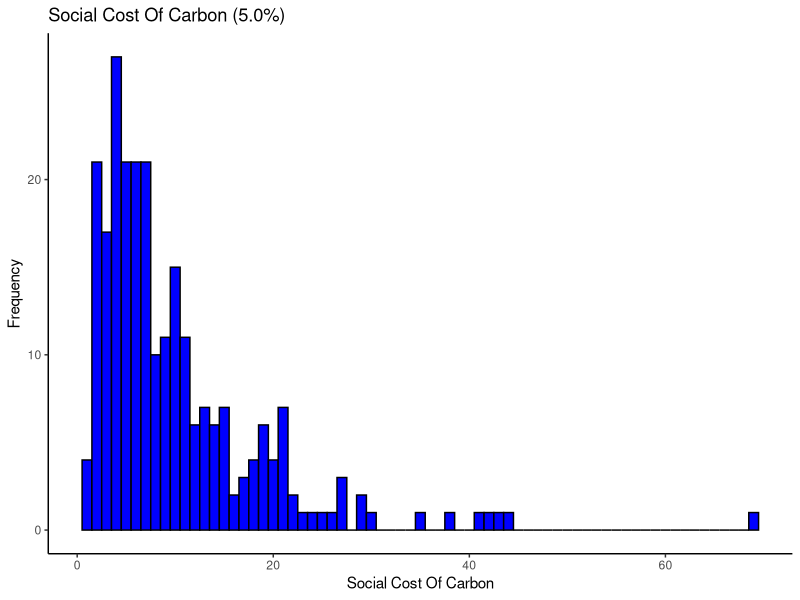
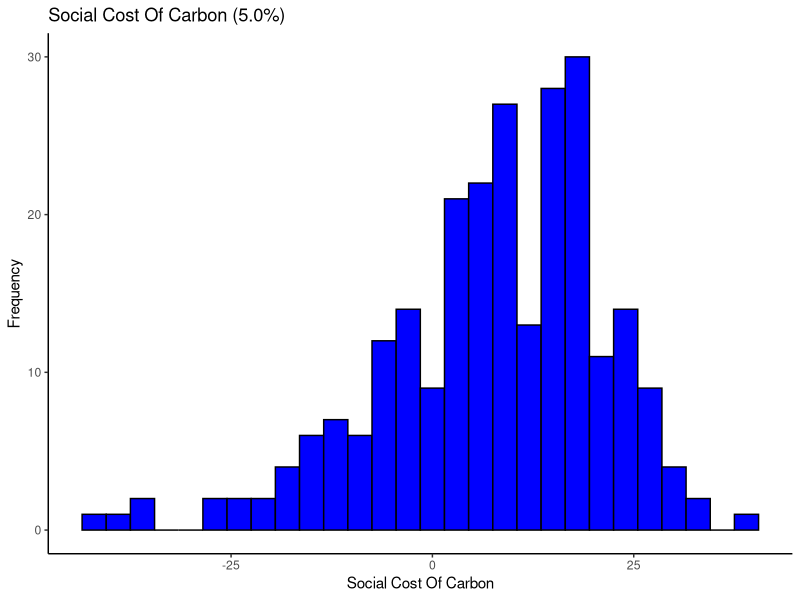
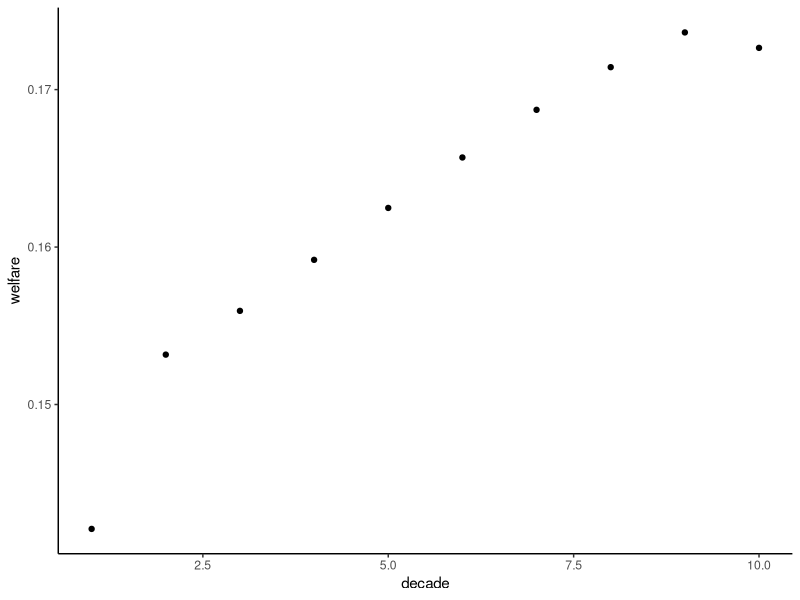
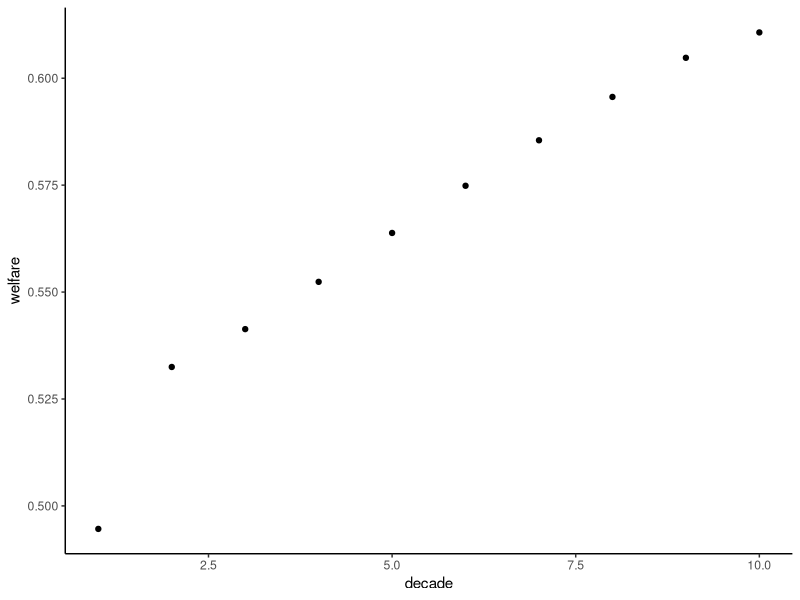
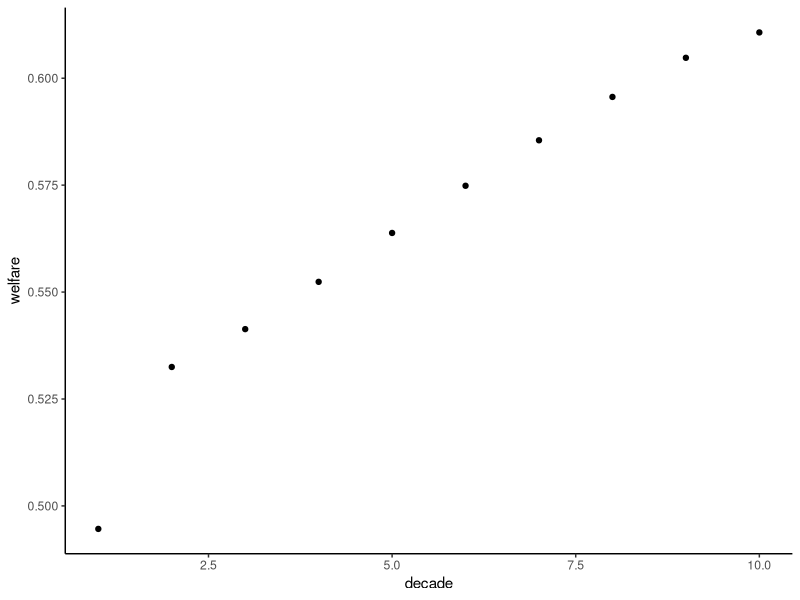

Source code (R) for these figures, in order: (Note: this script raises an error after producing the figures.)
## ---- chunk 1
knitr::opts_chunk$set(echo = TRUE)
## ---- chunk 2
library(tidyverse)
## ---- chunk 3
############################ START OF IAM FUNCTION ############################ 


    toy_IAM_SCC<-function(p_damage, p_climSens, p_discount) {


 
      
      
#######  Part 0a: Fixed Model parameters ###### 
    p_numSCC<-c(2)
    p_years<-c(291)

    # Fixed Economic parameters (LEAVE THIS ALONE FOR NOW)
    p_abatePct<-matrix(0,p_years) # zero abatement   
    p_abate<-c(.03)
    p_emInt_g<-c(-.005) # default at -.005
    p_enInt_g<-c(-.01) # default at -.01
    p_pop_g<-c(0.01) # default at .01   
    p_capShare<-c(.3) #default at .3
    p_capDep<-c(.1) #default at .1
    p_saving<-c(.22) #default at .22
    p_TFP_g<-c(.005)  #defult .005
    p_abateE<-c(2) #default 2
    
    # Fixed climate parameters (LEAVE THIS ALONE FOR NOW)
    p_carDecay<-400 #default 400
    p_climDelay<-c(.015) #default .015



###### Part 0b: Initial conditions (in 2010) ###### 
    

    # Economic
    ic_pop<-c(6900) # in millions
    ic_enInt<-c(5.98) # in EJ/$trill
    ic_emInt<-c(68.27) # in Mt CO2 /EJ            
    ic_K<-c(139.65) # $trill   
    ic_TFP<-c(.03)

    # Climate
    ic_preCO2<-c(275) # ppm
    ic_nowCO2<-c(380) # ppm
    ic_T<-c(0.8) # degree C above preindustrial


   # creating empty matrix
    year<-matrix(0,p_years,p_numSCC)    
    pop<-matrix(0, p_years,p_numSCC)
    enInt<-matrix(0, p_years,p_numSCC)
    emInt<-matrix(0, p_years,p_numSCC)    
    TFP<-matrix(0, p_years,p_numSCC)
    Y_gross<-matrix(0, p_years,p_numSCC)
    Y_netAbate<-matrix(0, p_years,p_numSCC)
    K<-matrix(0, p_years,p_numSCC)
    gdppc<-matrix(0, p_years,p_numSCC)
    CO2ppm<-matrix(0, p_years,p_numSCC)
    em_MtCO2<-matrix(0,p_years,p_numSCC)
    em_ppm<-matrix(0,p_years,p_numSCC)
    damageCost<-matrix(0,p_years,p_numSCC)
    Y_net<-matrix(0,p_years,p_numSCC)
    C<-matrix(0,p_years,p_numSCC)
    C_pc<-matrix(0,p_years,p_numSCC)
    Teq<-matrix(0,p_years,p_numSCC)
    T<-matrix(0,p_years,p_numSCC)
    em_SCC<-matrix(0,p_years, p_numSCC)
    abateCost<-matrix(0,p_years,p_numSCC)
    abateShare<-matrix(0,p_years,p_numSCC)
    climateShare<-matrix(0,p_years,p_numSCC)
    SCC<-matrix(0, p_numSCC)
    utility<-matrix(0,p_years,p_numSCC)
    welfare<-matrix(0,p_numSCC)
 
    
# looping over for SCC 
for (c in 1:p_numSCC) {

    # adding marginal emissions
    
    em_SCC[2,c]<-(c-1)/1e6
 
  
    ############################ Part 1a: economic model ################################## 
    ####### Part 1a: Getting exogenous changes in population, energy intensity, emissions intensity, TFP####### 

    # initializing for first period
    year[1,c]<-2010
    pop[1,c]<-ic_pop
    enInt[1,c]<-ic_enInt    
    emInt[1,c]<-ic_emInt
    TFP[1,c]<-ic_TFP

    # looping over future periods
    for (j in 2:p_years) {
      year[j,c]<-year[j-1,c]+1
      pop[j,c]=pop[j-1,c]*(1+p_pop_g)
      enInt[j,c]=enInt[j-1,c]*(1+p_enInt_g)
      emInt[j,c]=emInt[j-1,c]*(1+p_emInt_g)
      TFP[j,c]=TFP[j-1,c]*(1+p_TFP_g)
    }


    ######## Part 1b: Getting gross output, capital, emissions ############## 

    # initializing for first period
    #Part 1: Economic model w/o climate damages
    K[1,c]<-ic_K
    Y_gross[1,c]<-TFP[1,c]*K[1,c]^p_capShare*pop[1,c]^(1-p_capShare)
    abateShare[1,c]<-p_abate*p_abatePct[1]^p_abateE
    abateCost[1,c]<-abateShare[1,c]*Y_gross[1,c]
    Y_netAbate[1,c]=Y_gross[1,c]-abateCost[1,c]

    
    #Part 2: climate model
    #CO2 concentration
    CO2ppm[1,c]<-ic_nowCO2                      
    T[1,c]=ic_T

    #Part 3: Economic model with climate damages
    #climate damages
    climateShare[j,c]<-(p_damage*T[1,c]^2)/(1+p_damage*T[1,c]^2) # damage function
    damageCost[1,c]<-Y_gross[1,c]*climateShare[j,c]
    Y_net[1,c]<-Y_gross[1,c]-abateCost[1,c]-damageCost[1,c] # net of abate cost and damages output          
    C[1,c]<-Y_net[1,c]-p_saving*Y_net[1,c]
    C_pc[1,c]<-(C[1,c]/pop[1,c])*1000      
    K[1+1,c]<-(1-p_capDep)*K[1,c]+p_saving*Y_net[1,c]


    # looping over the rest of the years
    for (j in 2:p_years) {
      
      #Part 1: Economic model w/o climate damages
      
      #Economic output 
      #K[j,c]<-(1-p_capDep)*K[j-1,c]+p_saving*Y_gross[j-1,c]  
      
      
      K[j,c]<-(1-p_capDep)*K[j-1,c]+p_saving*Y_net[j-1,c]  
      Y_gross[j,c]<-TFP[j,c]*K[j,c]^p_capShare*pop[j,c]^(1-p_capShare)
      abateShare[j,c]<-p_abate*p_abatePct[j]^p_abateE
      abateCost[j,c]<-abateShare[j,c]*Y_gross[j,c]
      Y_netAbate[j,c]=Y_gross[j,c]-abateCost[j,c] 
      gdppc[j,c]=Y_netAbate[j,c]/pop[j,c]

      #emissions
      em_MtCO2[j,c]<-(pop[j,c]*gdppc[j,c]*enInt[j,c]*emInt[j,c])*(1-p_abatePct[j]) + em_SCC[j,c]
      em_ppm[j,c]<-em_MtCO2[j,c]/7810
      
      #Part 2: climate model
      
      #CO2 concentration
      CO2ppm[j,c]<-CO2ppm[j-1,c]+0.5*((em_ppm[j,c])- (CO2ppm[j-1,c]-(ic_preCO2))/(p_carDecay))                             
    
      #Radiative forcing
      rad_CO2_Wpm2<-5.35*log(CO2ppm[j,c]/ic_preCO2)

      # Converting to temperature  
      Teq[j,c]<-rad_CO2_Wpm2*(p_climSens/(5.3*log(2)))
      T[j,c]=T[j-1,c]+p_climDelay*(Teq[j,c]-T[j-1,c])

      #Part 3: Economic model with climate damages
      #climate damages
      climateShare[j,c]<-(p_damage*T[j,c]^2)/(1+p_damage*T[j,c]^2) # damage function
      damageCost[j,c]<-climateShare[j,c]*Y_gross[j,c]
      Y_net[j,c]<-Y_gross[j,c]-abateCost[j,c]-damageCost[j,c] # output net of damages          
      C[j,c]<-Y_net[j,c]-p_saving*Y_net[j,c] # consumption 
      C_pc[j,c]<-(C[j,c]/pop[j,c])*1000      
    }
 } 
 
 
###################### Part 3: calculating SCC ###################### 

#setup discount rate
disFactor<-matrix(1,p_years,1)

for(j in 2:p_years) {
    disFactor[j]<-1/(1+p_discount)^j
}

disMarDamage<-matrix(0,p_years, p_numSCC-1)

for (c in 1:p_numSCC-1) {
   disMarDamage[,c]=(damageCost[,c+1]-damageCost[,1])*1e12* disFactor[,1]
  SCC[c]=sum(disMarDamage[,c])
}
 
return(c(SCC[1,1]))
    }




############################ END OF FUNCTION ############################
## ---- chunk 4

#wrapper

p_damage = 0.009
p_climSens = 2.9
p_discount1.5 = 0.05
p_discount3.0 = 0.03
p_discount5.0 = 0.05
n = 250


p_damage_output = matrix(0,n, 1)
p_climSens_output = matrix(0,n, 1)
discount1.5_output = matrix(0,n, 1)
discount3_output = matrix(0,n, 1)
discount5_output = matrix(0,n, 1)

output = toy_IAM_SCC(p_damage, p_climSens, p_discount1.5)
output_vector = matrix(0, 250, 1)

## ---- chunk 5
output_1.5 = for(i in 1:250){
  p_climSens_output[i] = rlnorm(1, meanlog=0.95, sdlog=0.53)
  
  discount1.5_output[i] = toy_IAM_SCC(p_damage, p_climSens_output[i], 0.05)
  
}
#changed the discount rate issues with the code

mean(discount1.5_output) # = 312.3321
median(discount1.5_output) # = 283.8286
sd(discount1.5_output) # = 198.4625

#1.5%


## ---- chunk 6
 #mean = 35.75
 #median = 26.80
 #sd = 29.47
## ---- chunk 7
#mean = 10.0039
#median = 6.92559
#sd = 9.729807


## ---- chunk 8
discount = data.frame(discount1.5_output)

discount_plot = ggplot(data=discount) + 
  geom_histogram(aes(x = discount1.5_output), binwidth =1, color = "black", fill = "blue") + labs(x = "Social Cost Of Carbon", y = "Frequency", title = "Social Cost Of Carbon (5.0%)") + theme_classic()

discount_plot
## ---- chunk 9
for(i in 1:250){
  p_damage_output[i] = rnorm(1, mean=0.009, sd=0.015)
  
  discount1.5_output[i] = toy_IAM_SCC(p_damage_output[i], p_climSens, 0.05)
  
}
#1.5%
mean(discount1.5_output) # = 93.73911
median(discount1.5_output) # = 346.49
sd(discount1.5_output) # = 1003.298
## ---- chunk 10
#mean = 26.71
#median = 46.86
#sd = 97.64
## ---- chunk 11
#mean = 8.45
#median = 10.58
#sd = 14.22
## ---- chunk 12

discount_d = data.frame(discount1.5_output)

discountd_plot = ggplot(data=discount_d) + 
  geom_histogram(aes(x = discount1.5_output), binwidth=3, color = "black", fill = "blue") + labs(x = "Social Cost Of Carbon", y = "Frequency", title = "Social Cost Of Carbon (5.0%)") + theme_classic()

discountd_plot
## ---- chunk 13
############################ START OF IAM FUNCTION ############################ 


    toy_IAM_optimal<-function(p_abatePct, p_abate, p_damage, p_climSens, p_discount) {

  # expanding to 291 years      
  p_abatePct<-c(rep(p_abatePct[1], times=10),  rep(p_abatePct[2], times=10),  rep(p_abatePct[3], times=10),  rep(p_abatePct[4], times=10),  
               rep(p_abatePct[5], times=10),  rep(p_abatePct[6], times=10),  rep(p_abatePct[7], times=10),  rep(p_abatePct[8], times=10),  
               rep(p_abatePct[9], times=10),  rep(p_abatePct[10], times=201))      
      
      
#######  Part 0a: Fixed Model parameters ###### 

  p_numSCC<-c(2)
  p_years<-c(291)

    # Fixed Economic parameters (LEAVE THIS ALONE FOR NOW)
    p_emInt_g<-c(-.005) # default at -.005
    p_enInt_g<-c(-.01) # default at -.01
    p_pop_g<-c(0.01) # default at .01   
    p_capShare<-c(.3) #default at .3
    p_capDep<-c(.1) #default at .1
    p_saving<-c(.22) #default at .22
    p_TFP_g<-c(.005)  #defult .005
    p_abateE<-c(2.8) #default 2
    
    # Fixed climate parameters (LEAVE THIS ALONE FOR NOW)
    p_carDecay<-400 #default 400
    p_climDelay<-c(.015) #default .015



###### Part 0b: Initial conditions (in 2010) ###### 
    

    # Economic
    ic_pop<-c(6900) # in millions
    ic_enInt<-c(5.98) # in EJ/$trill
    ic_emInt<-c(68.27) # in Mt CO2 /EJ            
    ic_K<-c(139.65) # $trill   
    ic_TFP<-c(.03)

    # Climate
    ic_preCO2<-c(275) # ppm
    ic_nowCO2<-c(380) # ppm
    ic_T<-c(0.8) # degree C above preindustrial


   # creating empty matrix
    year<-matrix(0,p_years,p_numSCC)    
    pop<-matrix(0, p_years,p_numSCC)
    enInt<-matrix(0, p_years,p_numSCC)
    emInt<-matrix(0, p_years,p_numSCC)    
    TFP<-matrix(0, p_years,p_numSCC)
    Y_gross<-matrix(0, p_years,p_numSCC)
    Y_netAbate<-matrix(0, p_years,p_numSCC)
    K<-matrix(0, p_years,p_numSCC)
    gdppc<-matrix(0, p_years,p_numSCC)
    CO2ppm<-matrix(0, p_years,p_numSCC)
    em_MtCO2<-matrix(0,p_years,p_numSCC)
    em_ppm<-matrix(0,p_years,p_numSCC)
    damageCost<-matrix(0,p_years,p_numSCC)
    Y_net<-matrix(0,p_years,p_numSCC)
    C<-matrix(0,p_years,p_numSCC)
    C_pc<-matrix(0,p_years,p_numSCC)
    Teq<-matrix(0,p_years,p_numSCC)
    T<-matrix(0,p_years,p_numSCC)
    em_SCC<-matrix(0,p_years, p_numSCC)
    abateCost<-matrix(0,p_years,p_numSCC)
    abateShare<-matrix(0,p_years,p_numSCC)
    climateShare<-matrix(0,p_years,p_numSCC)
    SCC<-matrix(0, p_numSCC)
    utility<-matrix(0,p_years,p_numSCC)
    welfare<-matrix(0,p_numSCC)
 
    
# looping over for SCC 
for (c in 1:p_numSCC) {

    # adding marginal emissions
    
    em_SCC[2,c]<-(c-1)/1e6

    ############################ Part 1a: economic model ################################## 
    ####### Part 1a: Getting exogenous changes in population, energy intensity, emissions intensity, TFP####### 

    # initializing for first period
    year[1,c]<-2010
    pop[1,c]<-ic_pop
    enInt[1,c]<-ic_enInt    
    emInt[1,c]<-ic_emInt
    TFP[1,c]<-ic_TFP

    # looping over future periods
    for (j in 2:p_years) {
      year[j,c]<-year[j-1,c]+1
      pop[j,c]=pop[j-1,c]*(1+p_pop_g)
      enInt[j,c]=enInt[j-1,c]*(1+p_enInt_g)
      emInt[j,c]=emInt[j-1,c]*(1+p_emInt_g)
      TFP[j,c]=TFP[j-1,c]*(1+p_TFP_g)
    }


    ######## Part 1b: Getting gross output, capital, emissions ############## 

    # initializing for first period
    #Part 1: Economic model w/o climate damages
    K[1,c]<-ic_K
    Y_gross[1,c]<-TFP[1,c]*K[1,c]^p_capShare*pop[1,c]^(1-p_capShare)
    abateShare[1,c]<-p_abate*p_abatePct[1]^p_abateE
    abateCost[1,c]<-abateShare[1,c]*Y_gross[1,c]
    Y_netAbate[1,c]=Y_gross[1,c]-abateCost[1,c]

    
    #Part 2: climate model
    #CO2 concentration
    CO2ppm[1,c]<-ic_nowCO2                      
    T[1,c]=ic_T

    #Part 3: Economic model with climate damages
    #climate damages
    climateShare[j,c]<-(p_damage*T[1,c]^2)/(1+p_damage*T[1,c]^2) # damage function
    damageCost[1,c]<-Y_gross[1,c]*climateShare[j,c]
    Y_net[1,c]<-Y_gross[1,c]-abateCost[1,c]-damageCost[1,c] # net of abate cost and damages output          
    C[1,c]<-Y_net[1,c]-p_saving*Y_net[1,c]
    C_pc[1,c]<-(C[1,c]/pop[1,c])*1000      
    K[1+1,c]<-(1-p_capDep)*K[1,c]+p_saving*Y_net[1,c]


    # looping over the rest of the years
    for (j in 2:p_years) {
      
      #Part 1: Economic model w/o climate damages
      
      #Economic output 
      #K[j,c]<-(1-p_capDep)*K[j-1,c]+p_saving*Y_gross[j-1,c]  
      
      
      K[j,c]<-(1-p_capDep)*K[j-1,c]+p_saving*Y_net[j-1,c]  
      Y_gross[j,c]<-TFP[j,c]*K[j,c]^p_capShare*pop[j,c]^(1-p_capShare)
      abateShare[j,c]<-p_abate*p_abatePct[j]^p_abateE
      abateCost[j,c]<-abateShare[j,c]*Y_gross[j,c]
      Y_netAbate[j,c]=Y_gross[j,c]-abateCost[j,c] 
      gdppc[j,c]=Y_netAbate[j,c]/pop[j,c]

      #emissions
      em_MtCO2[j,c]<-(pop[j,c]*gdppc[j,c]*enInt[j,c]*emInt[j,c])*(1-p_abatePct[j]) + em_SCC[j,c]
      em_ppm[j,c]<-em_MtCO2[j,c]/7810
      
      #Part 2: climate model
      
      #CO2 concentration
      CO2ppm[j,c]<-CO2ppm[j-1,c]+0.5*((em_ppm[j,c])- (CO2ppm[j-1,c]-(ic_preCO2))/(p_carDecay))                             
    
      #Radiative forcing
      rad_CO2_Wpm2<-5.35*log(CO2ppm[j,c]/ic_preCO2)

      # Converting to temperature  
      Teq[j,c]<-rad_CO2_Wpm2*(p_climSens/(5.3*log(2)))
      T[j,c]=T[j-1,c]+p_climDelay*(Teq[j,c]-T[j-1,c])

      #Part 3: Economic model with climate damages
      #climate damages
      climateShare[j,c]<-(p_damage*T[j,c]^2)/(1+p_damage*T[j,c]^2) # damage function
      damageCost[j,c]<-climateShare[j,c]*Y_gross[j,c]
      Y_net[j,c]<-Y_gross[j,c]-abateCost[j,c]-damageCost[j,c] # output net of damages          
      C[j,c]<-Y_net[j,c]-p_saving*Y_net[j,c] # consumption 
      C_pc[j,c]<-(C[j,c]/pop[j,c])*1000      
    }
 } 
 
 
###################### Part 3: calculating SCC ###################### 

#setup discount rate
disFactor<-matrix(1,p_years,1)

for(j in 2:p_years) {
    disFactor[j]<-1/(1+p_discount)^j
}

#disMarConsumption<-matrix(0,p_years, p_numSCC-1)


disMarDamage<-matrix(0,p_years, p_numSCC-1)

for (c in 1:p_numSCC-1) {
   disMarDamage[,c]=(damageCost[,c+1]-damageCost[,1])*1e12* disFactor[,1]
#    disMarConsumption[,c]=(C[,c+1]-C[,1])*1e12* disFactor[,1]
  
SCC[c]=sum(disMarDamage[,c])
#  SCC[c]=sum(disMarConsumption)
}
 

###################### Part 4: Calculating welfare ###################### 

for (c in 1:p_numSCC-1) {
    utility[,c]<-log(C_pc[,c])*disFactor[,1]* pop[,c]
    welfare[c]<-sum(utility[,c])
}
welfare<-welfare[1]

return(c(welfare))

}



############################ END OF FUNCTION ############################ 
## ---- chunk 14
p_climSens = 2.9
p_damage = 0.009
p_abate = 0.03
p_discount = 0.03

p_abatePct<-matrix(0,10)
toy_IAM_optimal(p_abatePct = p_abatePct, p_abate = 0.03, p_damage = 0.009, p_climSens =  2.9, p_discount = 0.03)
#777456.3
toy_IAM_optimal(p_abatePct = p_abatePct, p_abate = 0.03, p_damage = 0.009, p_climSens =  2.9, p_discount = 0.015)
#2792685
toy_IAM_optimal(p_abatePct = p_abatePct, p_abate = 0.03, p_damage = 0.009, p_climSens =  2.9, p_discount = 0.05)

# welfare decreases as discount increases


# optimization

p_abatePct = matrix(0,10)
opt_welfare_BAU = optim(p_abatePct, toy_IAM_optimal,
                    method = "L-BFGS", lower = rep(0,10), upper = rep(1,10),
                    control=list(fnscale=-1, maxit=500),
                    p_abate=.1, p_damage=p_damage,
                    p_climSens=p_climSens, p_discount=0.03)
opt_welfare_BAU

opt_welfare_0.03 = optim(p_abatePct, toy_IAM_optimal,
                    method = "L-BFGS", lower = rep(0,10), upper = rep(1,10),
                    control=list(fnscale=-1, maxit=500),
                    p_abate=0.03, p_damage=p_damage,
                    p_climSens=p_climSens, p_discount=0.03)

opt_welfare_0.03

opt_welfare_0.01 = optim(p_abatePct, toy_IAM_optimal,
                    method = "L-BFGS", lower = rep(0,10), upper = rep(1,10),
                    control=list(fnscale=-1, maxit=500),
                    p_abate=0.01, p_damage=p_damage,
                    p_climSens=p_climSens, p_discount=0.03)

opt_welfare_0.01

opt_welfare_0.1 = optim(p_abatePct, toy_IAM_optimal,
                    method = "L-BFGS", lower = rep(0,10), upper = rep(1,10),
                    control=list(fnscale=-1, maxit=500),
                    p_abate=0.1, p_damage=p_damage,
                    p_climSens=p_climSens, p_discount=0.3)

opt_welfare_0.1

BAUwelfare = data.frame(opt_welfare_BAU$par)

df2 = data.frame(1:10)

welfareBAU = cbind(df2, BAUwelfare) %>% 
  rename("decade" = 'X1.10', "welfare" = 'opt_welfare_BAU.par')

welfareBAU_plot = ggplot(data = welfareBAU) + 
  geom_point(aes(x = decade, y = welfare)) +
  theme_classic()

welfareBAU_plot

welfare01 = data.frame(opt_welfare_0.01$par)

welfare01_2 = cbind(df2, welfare01) %>% 
  rename("decade" = 'X1.10', "welfare" = 'opt_welfare_0.01.par')

welfare01_plot = ggplot(data = welfare01_2) + 
  geom_point(aes(x = decade, y = welfare)) +
  theme_classic()

welfare01_plot

welfare1 = data.frame(opt_welfare_0.1$par)

welfare1_2 = cbind(df2, welfare1) %>% 
  rename("decade" = 'X1.10', "welfare" = 'opt_welfare_0.1.par')

welfare1_plot = ggplot(data = welfare01_2) + 
  geom_point(aes(x = decade, y = welfare)) +
  theme_classic()

welfare1_plot

allwelfare_plot = ggplot(data = welfare01_2, welfare1, welfareBAU) + 
  geom_point(aes(x = decade, y = welfare)) +
  theme_classic()
## ---- chunk 15
plot8000 <- toy_IAM_optimal(opt_welfare_BAU$par,
                    p_abate = 0.03,
                    p_damage = 0.009,
                    p_climSens = 2.9,
                    p_discount = 0.03)


data8000 <- data.frame(1:291, plot8000) %>%
  rename("year" = "X1.291", "emissions" = "X1") %>%
  filter(year!=1)


emissions_plot <- ggplot() +
  geom_line(data = data8000, aes(x = year, y = emissions), color = "blue")+
  theme_classic()+
  ylab(expression ("Emissions In Metric Tons")) +
  xlab("Time In Years")

emissions_plot
## ---- chunk 16
((781965-777456)/777456)*100

((779196 - 777456)/777456 ) * 100

((778421 - 777456)/777456 ) * 100

((50437  - 777456)/777456 ) * 100
